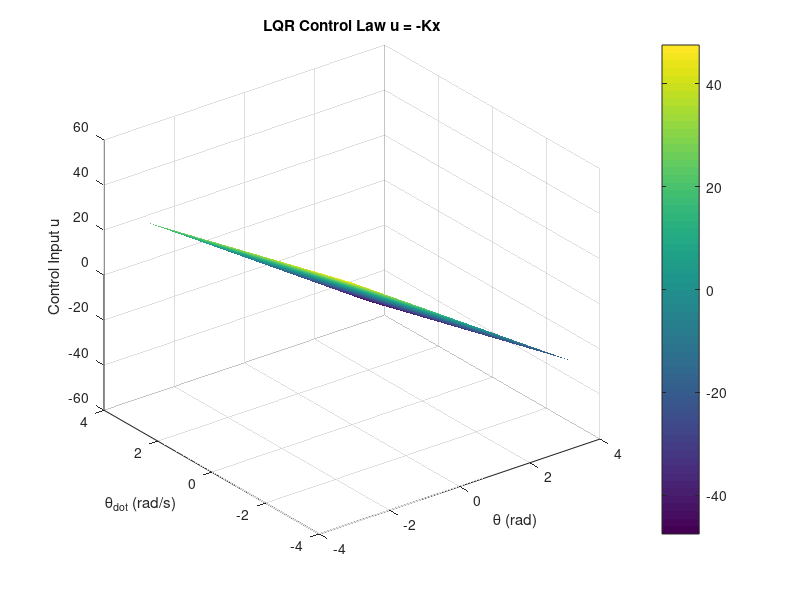
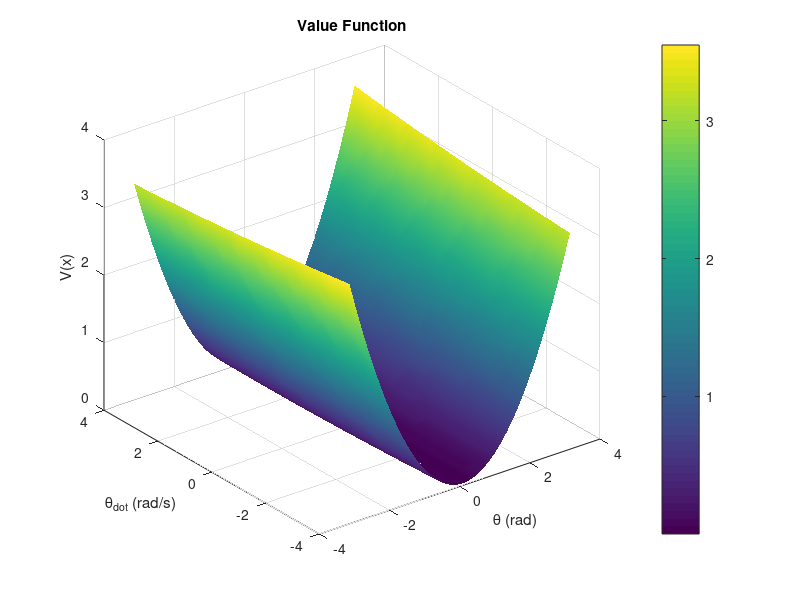

Here is the MATLAB script that generated these plots, in order:
clc; close all; clear;

% System Parameters
g = 10;
l = 0.8;
m = 0.1;

A = [0, 1; 
     g/l, 0];
B = [0; 
     1/(m*l^2)];

A, B

% Cost Matrices
Q = diag([1.0, 0.1]);
R = 0.01;

[K,S,P] = lqr(A, B, Q, R);

% Display Result
disp('LQR Gain Matrix K:');
disp(K);


% Grid
theta_vec = linspace(-pi, pi, 50);
thetadot_vec = linspace(-4, 4, 50);
[TH, THDOT] = meshgrid(theta_vec, thetadot_vec);

% Compute Control Input u = -K * x
U = -(K(1)*TH + K(2)*THDOT);

% Plotting
figure;
surf(TH, THDOT, U);
xlabel('\theta (rad)');
ylabel('\theta_{dot} (rad/s)');
zlabel('Control Input u');
title('LQR Control Law u = -Kx');
colorbar;
shading interp;
grid on;


% Compute Value Function x^TSx
V = S(1,1).*TH.^2 + (S(1,2) + S(2,1)).*TH.*THDOT + S(2,2).*THDOT.^2;

% Plotting
figure;
surf(TH, THDOT, V);
xlabel('\theta (rad)');
ylabel('\theta_{dot} (rad/s)');
zlabel('V(x)');
title('Value Function');
colorbar;
shading interp;
grid on;
